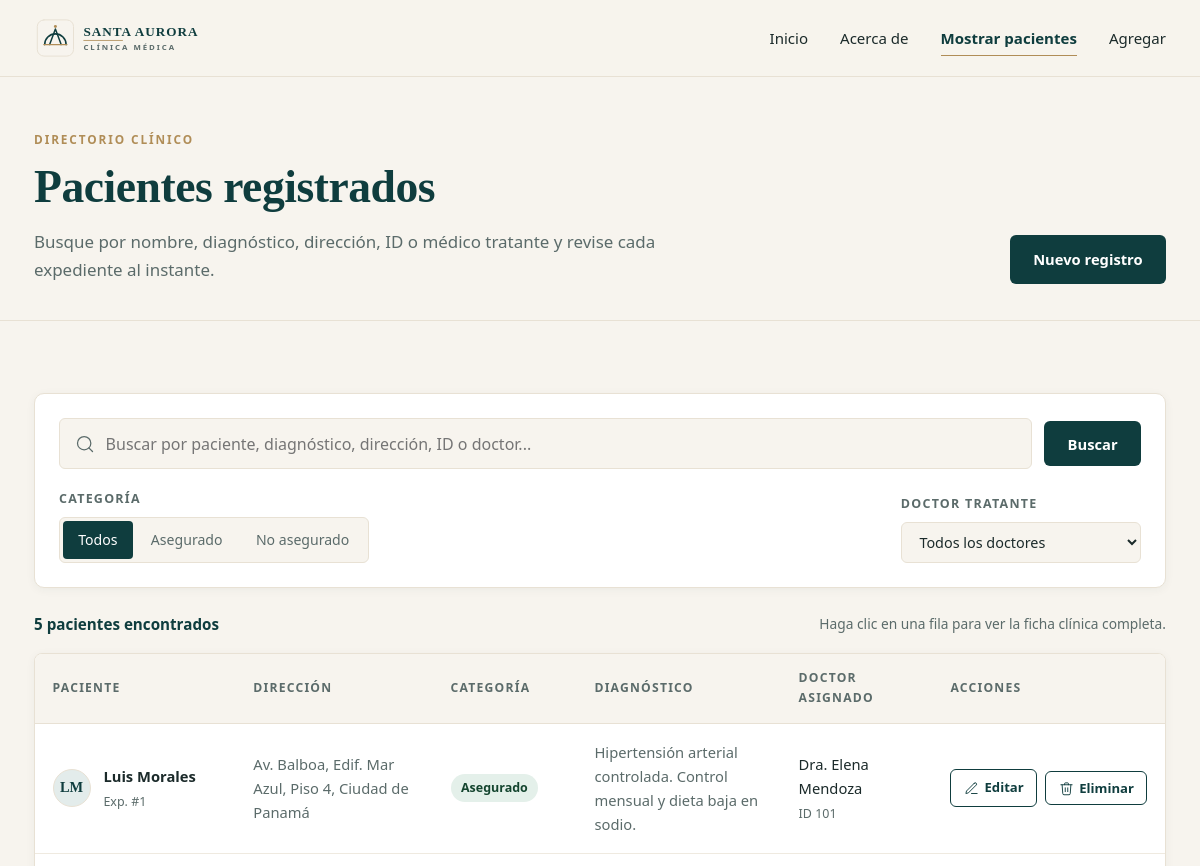
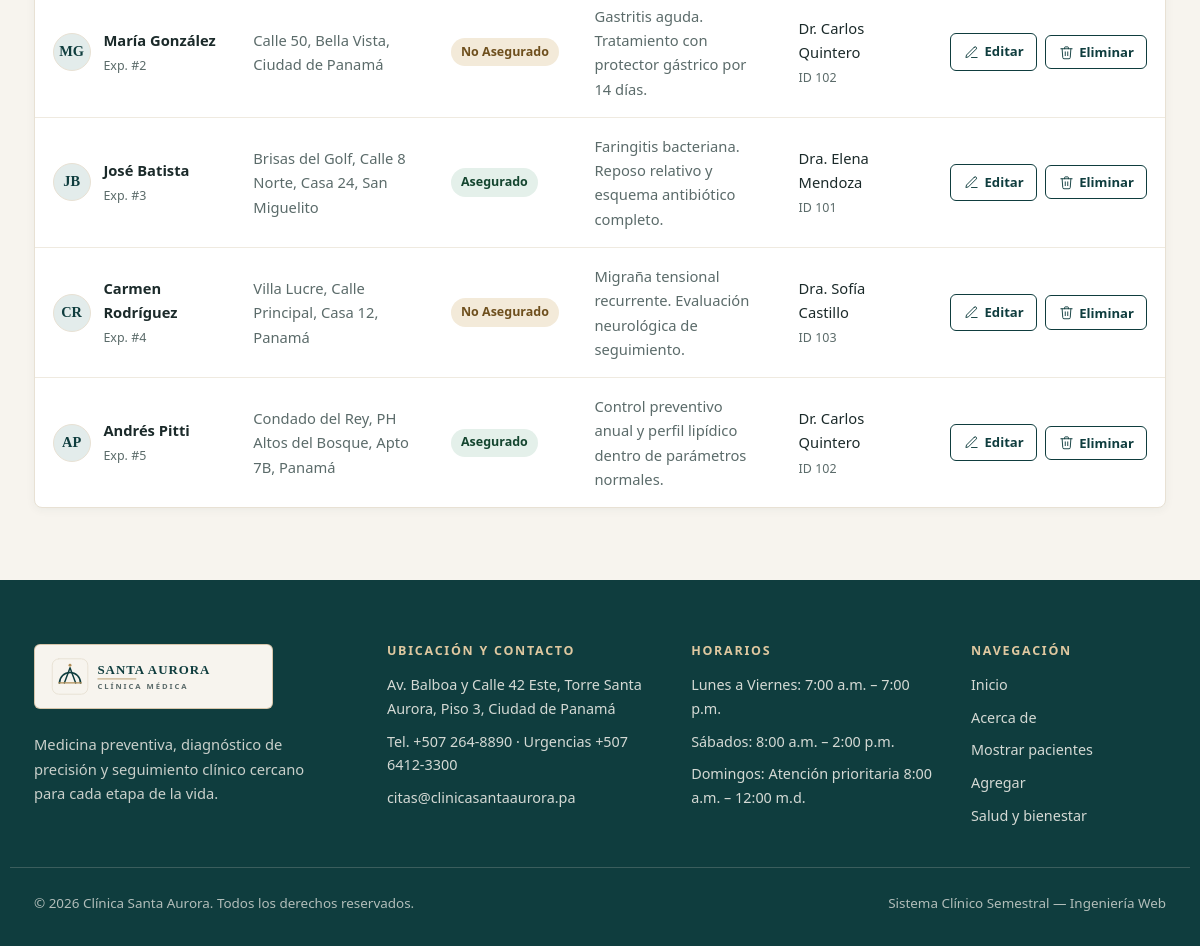
/mostrar.php, run on the app's committed database (2 pictures, top to bottom).
### tables this page shows
CREATE TABLE pacientes (
    id INT NOT NULL AUTO_INCREMENT,
    nombre_paciente VARCHAR(120) NOT NULL,
    direccion VARCHAR(200) NOT NULL,
    categoria ENUM('asegurado', 'no asegurado') NOT NULL,
    diagnostico TEXT NOT NULL,
    id_dr INT NOT NULL,
    PRIMARY KEY (id),
    CONSTRAINT fk_pacientes_doctor
        FOREIGN KEY (id_dr) REFERENCES doctor(id_dr)
        ON UPDATE CASCADE
        ON DELETE RESTRICT
);

CREATE TABLE doctor (
    id_dr INT NOT NULL,
    nombre_dr VARCHAR(100) NOT NULL,
    PRIMARY KEY (id_dr)
);

### mostrar.php (the view, shortened to what this page needs)
<?php
require_once 'conexion.php';
$pagina_activa = 'mostrar';
$q = isset($_GET['q']) ? trim($_GET['q']) : '';
$sql = 'SELECT p.id, p.nombre_paciente, p.direccion, p.categoria, p.diagnostico, p.id_dr, d.nombre_dr
        FROM pacientes p
        INNER JOIN doctor d ON p.id_dr = d.id_dr';
$sql .= ' ORDER BY p.id ASC';
$pacientes = [];
$stmt = $conn->prepare($sql);
if ($stmt) {
    if ($stmt->execute()) {
        $resultado = $stmt->get_result();
        while ($fila = $resultado->fetch_assoc()) {
            $pacientes[] = $fila;
        }
    } else {
        $error_consulta = 'Ocurrió un error al consultar los pacientes.';
    }
} else {
    $error_consulta = 'Ocurrió un error al preparar la consulta.';
}
function obtener_iniciales($nombre) {
    $partes = preg_split('/\s+/u', trim($nombre));
    $primera = mb_substr($partes[0], 0, 1, 'UTF-8');
    $segunda = count($partes) > 1 ? mb_substr($partes[count($partes) - 1], 0, 1, 'UTF-8') : mb_substr($partes[0], 1, 1, 'UTF-8');
    return mb_strtoupper($primera . $segunda, 'UTF-8');
}
$total_resultados = count($pacientes);
require_once 'includes/header.php';
?>
<section class="page-header page-header-compact">
    <div class="container page-header-split">
        <div>
            <span class="eyebrow">Directorio Clínico</span>
            <h1>Pacientes registrados</h1>
            <p class="page-lead">Busque por nombre, diagnóstico, dirección, ID o médico tratante y revise cada expediente al instante.</p>
        </div>
        <a href="registrar.php" class="btn btn-primary">Nuevo registro</a>
    </div>
</section>
<section class="section-pad">
    <div class="container">
        <div class="search-panel">
            <form method="GET" action="mostrar.php" id="filterForm" class="search-form">
                <div class="search-bar-wrap">
                    <input
                        type="search"
                        id="searchInput"
                        name="q"
                        class="search-input"
                        placeholder="Buscar por paciente, diagnóstico, dirección, ID o doctor..."
                        value="<?php echo htmlspecialchars($q, ENT_QUOTES, 'UTF-8'); ?>"
                        autocomplete="off"
                    >
                    <button type="submit" class="btn btn-primary search-submit">Buscar</button>
                </div>
                <div class="filters-row">
                    <div class="filter-group">
                        <span class="filter-label">Categoría</span>
                        <div class="segmented-control" role="radiogroup" aria-label="Filtrar por categoría">
                            <label class="segmented-option">
                                <span>Todos</span>
                            </label>
                            <label class="segmented-option">
                                <span>Asegurado</span>
                            </label>
                            <label class="segmented-option">
                                <span>No asegurado</span>
                            </label>
                        </div>
                    </div>
                    <div class="filter-group filter-doctor">
                        <label for="doctorFilter" class="filter-label">Doctor tratante</label>
                        <select name="id_dr" id="doctorFilter" class="select-clean">
                            <option value="">Todos los doctores</option>
                        </select>
                    </div>
                </div>
            </form>
        </div>
        <div class="results-bar">
            <p class="results-count" id="resultsCount">
                <?php
                echo htmlspecialchars(
                    $total_resultados . ' ' . ($total_resultados === 1 ? 'paciente encontrado' : 'pacientes encontrados'),
                    ENT_QUOTES,
                    'UTF-8'
                );
                ?>
            </p>
            <p class="results-hint">Haga clic en una fila para ver la ficha clínica completa.</p>
        </div>
        <?php if ($total_resultados === 0): ?>
            <div class="empty-state">
                <svg viewBox="0 0 64 64" width="52" height="52" fill="none" stroke="currentColor" stroke-width="1.5" stroke-linecap="round" stroke-linejoin="round" aria-hidden="true">
                    <circle cx="28" cy="28" r="18"></circle>
                    <line x1="41" y1="41" x2="56" y2="56"></line>
                    <line x1="22" y1="28" x2="34" y2="28"></line>
                </svg>
                <h3>No se encontraron pacientes</h3>
                <p>No hay registros que coincidan con la búsqueda o los filtros aplicados.</p>
                <a href="mostrar.php" class="btn btn-outline-teal">Limpiar filtros</a>
            </div>
        <?php else: ?>
            <div class="table-wrap" id="patientsTableWrap">
                <table class="patients-table" id="patientsTable">
                    <thead>
                        <tr>
                            <th>Paciente</th>
                            <th>Dirección</th>
                            <th>Categoría</th>
                            <th>Diagnóstico</th>
                            <th>Doctor asignado</th>
                            <th class="col-actions">Acciones</th>
                        </tr>
                    </thead>
                    <tbody>
                        <?php foreach ($pacientes as $p): ?>
                            <?php
                            $iniciales = obtener_iniciales($p['nombre_paciente']);
                            $texto_busqueda = mb_strtolower(
                                $p['id'] . ' ' . $p['nombre_paciente'] . ' ' . $p['direccion'] . ' ' . $p['diagnostico'] . ' ' . $p['nombre_dr'] . ' ' . $p['categoria'],
                                'UTF-8'
                            );
                            $badge_class = $p['categoria'] === 'asegurado' ? 'badge-asegurado' : 'badge-no-asegurado';
                            ?>
                            <tr
                                class="patient-row"
                                tabindex="0"
                                data-id="<?php echo htmlspecialchars((string) $p['id'], ENT_QUOTES, 'UTF-8'); ?>"
                                data-nombre="<?php echo htmlspecialchars($p['nombre_paciente'], ENT_QUOTES, 'UTF-8'); ?>"
                                data-iniciales="<?php echo htmlspecialchars($iniciales, ENT_QUOTES, 'UTF-8'); ?>"
                                data-direccion="<?php echo htmlspecialchars($p['direccion'], ENT_QUOTES, 'UTF-8'); ?>"
                                data-categoria="<?php echo htmlspecialchars($p['categoria'], ENT_QUOTES, 'UTF-8'); ?>"
                                data-diagnostico="<?php echo htmlspecialchars($p['diagnostico'], ENT_QUOTES, 'UTF-8'); ?>"
                                data-doctor="<?php echo htmlspecialchars($p['nombre_dr'], ENT_QUOTES, 'UTF-8'); ?>"
                                data-id-dr="<?php echo htmlspecialchars((string) $p['id_dr'], ENT_QUOTES, 'UTF-8'); ?>"
                                data-search="<?php echo htmlspecialchars($texto_busqueda, ENT_QUOTES, 'UTF-8'); ?>"
                            >
                                <td>
                                    <div class="patient-cell">
                                        <span class="patient-avatar" aria-hidden="true">
                                            <?php echo htmlspecialchars($iniciales, ENT_QUOTES, 'UTF-8'); ?>
                                        </span>
                                        <div>
                                            <strong class="patient-name"><?php echo htmlspecialchars($p['nombre_paciente'], ENT_QUOTES, 'UTF-8'); ?></strong>
                                            <span class="patient-id">Exp. #<?php echo htmlspecialchars((string) $p['id'], ENT_QUOTES, 'UTF-8'); ?></span>
                                        </div>
                                    </div>
                                </td>
                                <td class="cell-address"><?php echo htmlspecialchars($p['direccion'], ENT_QUOTES, 'UTF-8'); ?></td>
                                <td>
                                    <span class="badge <?php echo $badge_class; ?>">
                                        <?php echo htmlspecialchars($p['categoria'], ENT_QUOTES, 'UTF-8'); ?>
                                    </span>
                                </td>
                                <td class="cell-diagnosis"><?php echo htmlspecialchars($p['diagnostico'], ENT_QUOTES, 'UTF-8'); ?></td>
                                <td>
                                    <div class="doctor-cell">
                                        <span><?php echo htmlspecialchars($p['nombre_dr'], ENT_QUOTES, 'UTF-8'); ?></span>
                                        <small>ID <?php echo htmlspecialchars((string) $p['id_dr'], ENT_QUOTES, 'UTF-8'); ?></small>
                                    </div>
                                </td>
                                <td class="col-actions">
                                    <div class="table-actions">
                                        <a
                                            href="actualizar.php?id=<?php echo urlencode((string) $p['id']); ?>"
                                            class="btn-table-action"
                                            title="Editar paciente"
                                        >
                                            <svg viewBox="0 0 24 24" width="15" height="15" fill="none" stroke="currentColor" stroke-width="1.5" stroke-linecap="round" stroke-linejoin="round" aria-hidden="true">
                                                <path d="M12 20h9"></path>
                                                <path d="M16.5 3.5a2.121 2.121 0 0 1 3 3L7 19l-4 1 1-4L16.5 3.5z"></path>
                                            </svg>
                                            <span>Editar</span>
                                        </a>
                                        <button
                                            type="button"
                                            class="btn-table-action btn-trigger-delete"
                                            data-id="<?php echo htmlspecialchars((string) $p['id'], ENT_QUOTES, 'UTF-8'); ?>"
                                            data-nombre="<?php echo htmlspecialchars($p['nombre_paciente'], ENT_QUOTES, 'UTF-8'); ?>"
                                            title="Eliminar paciente"
                                        >
                                            <span>Eliminar</span>
                                        </button>
                                    </div>
                                </td>
                            </tr>
                        <?php endforeach; ?>
                    </tbody>
                </table>
            </div>
        <?php endif; ?>
    </div>
</section>
<?php
require_once 'includes/footer.php';
?>

### includes/header.php (shortened to what this page needs)
<?php
$pagina_activa = isset($pagina_activa) ? $pagina_activa : '';
?>
<!DOCTYPE html>
<html lang="es">
<head>
    <link rel="stylesheet" href="css/estilos.css">
</head>
<body>
    <header class="site-header" id="siteHeader">
        <div class="container header-inner">
            <a href="index.php" class="brand-link" aria-label="Inicio Clínica Santa Aurora">
                <img src="img/logo.svg" alt="Clínica Santa Aurora" class="brand-logo" width="230" height="50">
            </a>
            <nav class="main-nav" id="mainNav" aria-label="Navegación principal">
                <ul>
                    <li>
                        <a href="index.php" class="<?php echo $pagina_activa === 'inicio' ? 'activo' : ''; ?>">
                            Inicio
                        </a>
                    </li>
                    <li>
                        <a href="acerca.php" class="<?php echo $pagina_activa === 'acerca' ? 'activo' : ''; ?>">
                            Acerca de
                        </a>
                    </li>
                    <li>
                        <a href="mostrar.php" class="<?php echo $pagina_activa === 'mostrar' ? 'activo' : ''; ?>">
                            Mostrar pacientes
                        </a>
                    </li>
                    <li>
                        <a href="registrar.php" class="<?php echo $pagina_activa === 'registrar' ? 'activo' : ''; ?>">
                            Agregar
                        </a>
                    </li>
                </ul>
            </nav>
        </div>
    </header>
    <main class="site-main">

### includes/footer.php (shortened to what this page needs)
    </main>
    <footer class="site-footer">
        <div class="container footer-grid">
            <div class="footer-brand">
                <div class="footer-logo-plate">
                    <img src="img/logo.svg" alt="Clínica Santa Aurora" width="210" height="46">
                </div>
                <p class="footer-summary">
                    Medicina preventiva, diagnóstico de precisión y seguimiento clínico cercano para cada etapa de la vida.
                </p>
            </div>
            <div class="footer-col">
                <h3 class="footer-heading">Ubicación y contacto</h3>
                <ul class="footer-list">
                    <li>Av. Balboa y Calle 42 Este, Torre Santa Aurora, Piso 3, Ciudad de Panamá</li>
                    <li>Tel. +507 264-8890 &middot; Urgencias +507 6412-3300</li>
                    <li>citas@clinicasantaaurora.pa</li>
                </ul>
            </div>
            <div class="footer-col">
                <h3 class="footer-heading">Horarios</h3>
                <ul class="footer-list">
                    <li>Lunes a Viernes: 7:00 a.m. &ndash; 7:00 p.m.</li>
                    <li>Sábados: 8:00 a.m. &ndash; 2:00 p.m.</li>
                    <li>Domingos: Atención prioritaria 8:00 a.m. &ndash; 12:00 m.d.</li>
                </ul>
            </div>
            <div class="footer-col">
                <h3 class="footer-heading">Navegación</h3>
                <ul class="footer-links">
                    <li><a href="index.php">Inicio</a></li>
                    <li><a href="acerca.php">Acerca de</a></li>
                    <li><a href="mostrar.php">Mostrar pacientes</a></li>
                    <li><a href="registrar.php">Agregar</a></li>
                    <li><a href="blog.php">Salud y bienestar</a></li>
                </ul>
            </div>
        </div>
        <div class="container footer-bottom">
            <p>&copy; <?php echo date('Y'); ?> Clínica Santa Aurora. Todos los derechos reservados.</p>
            <p class="footer-note">Sistema Clínico Semestral &mdash; Ingeniería Web</p>
        </div>
    </footer>
</body>
</html>

### data on the page
pacientes: nombre_paciente "LM", nombre_paciente "Luis Morales", id "1", direccion "Av. Balboa, Edif. Mar Azul, Piso 4, Ciudad de Panamá", categoria "Asegurado", diagnostico "Hipertensión arterial controlada. Control mensual y dieta baja en sodio.", id_dr.nombre_dr "Dra. Elena Mendoza", id_dr "101"
pacientes: nombre_paciente "MG", nombre_paciente "María González", id "2", direccion "Calle 50, Bella Vista, Ciudad de Panamá", categoria "No Asegurado", diagnostico "Gastritis aguda. Tratamiento con protector gástrico por 14 días.", id_dr.nombre_dr "Dr. Carlos Quintero", id_dr "102"
pacientes: nombre_paciente "JB", nombre_paciente "José Batista", id "3", direccion "Brisas del Golf, Calle 8 Norte, Casa 24, San Miguelito", categoria "Asegurado", diagnostico "Faringitis bacteriana. Reposo relativo y esquema antibiótico completo.", id_dr.nombre_dr "Dra. Elena Mendoza", id_dr "101"
pacientes: nombre_paciente "CR", nombre_paciente "Carmen Rodríguez", id "4", direccion "Villa Lucre, Calle Principal, Casa 12, Panamá", categoria "No Asegurado", diagnostico "Migraña tensional recurrente. Evaluación neurológica de seguimiento.", id_dr.nombre_dr "Dra. Sofía Castillo", id_dr "103"
pacientes: nombre_paciente "AP", nombre_paciente "Andrés Pitti", id "5", direccion "Condado del Rey, PH Altos del Bosque, Apto 7B, Panamá", categoria "Asegurado", diagnostico "Control preventivo anual y perfil lipídico dentro de parámetros normales.", id_dr.nombre_dr "Dr. Carlos Quintero", id_dr "102"
